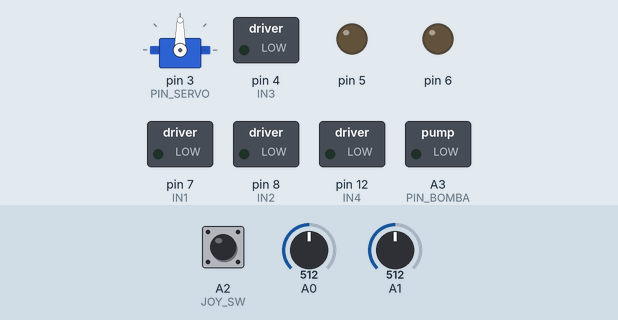
A sketch run on a simulated Arduino Uno, built with avr-gcc and run on an emulated ATmega328P. Shown: servo, switched loads named in the sketch (green lamp = pin HIGH), output pins drawn as LEDs (lit = HIGH). Dashed ring = blinking. Inputs (shaded band) come from the test bench; at power-on: A2 (JOY_SW) HIGH, A0 = 512, A1 = 512.

Above: at 1.2 s.
1.3 s: A2 (JOY_SW) pulled LOW for 0.15 s
At 1.9 s:
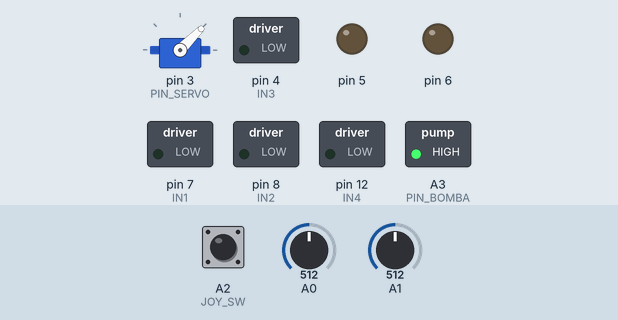
4.4 s: A0 set to 716
At 5.6 s:
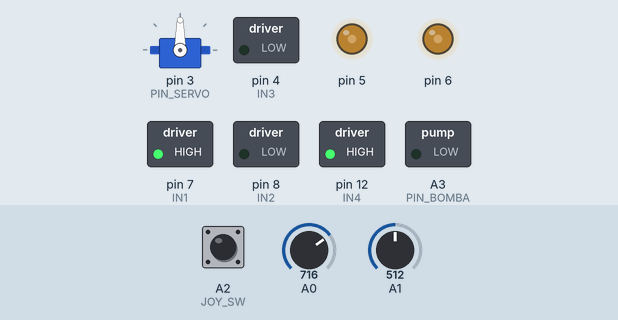
5.9 s: A1 set to 716
At 7.1 s:
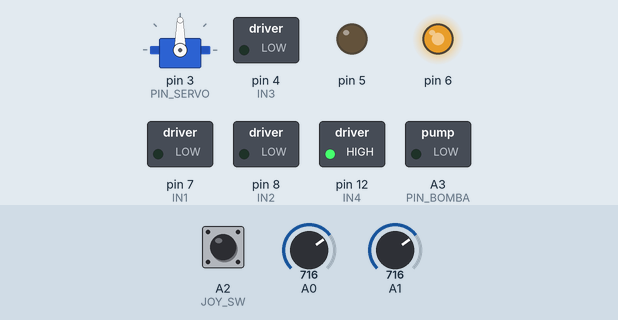
7.4 s: A0 set to 900
At 8.1 s:
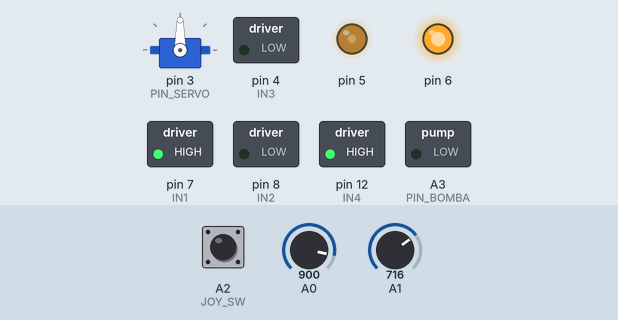
8.9 s: A1 set to 511
At 9.5 s:
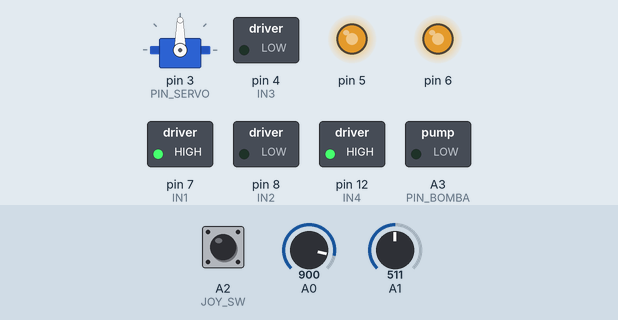
10.4 s: A1 set to 306
At 11.7 s:
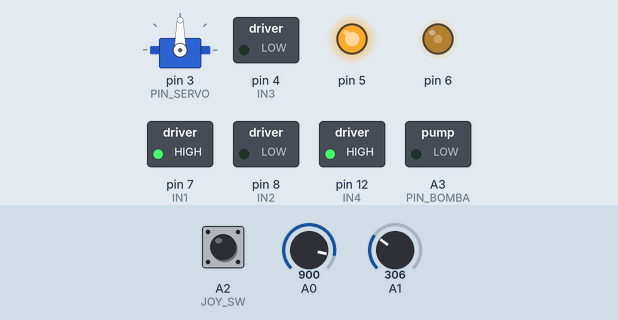
Timing chart, 0 to 12.9 s (numbered marks = the images above; inputs shaded):
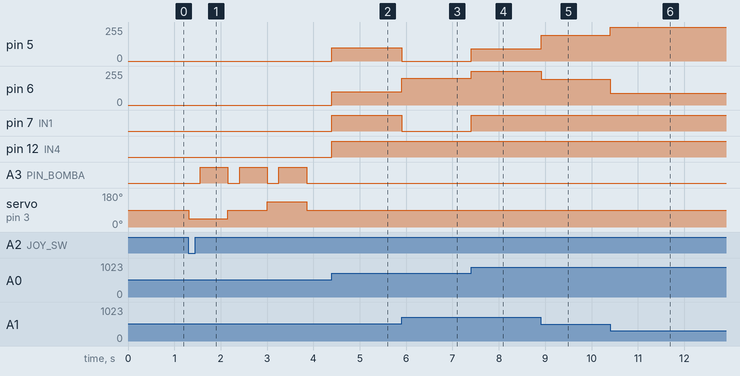

Measured:
- after the input at 1.3 s, A3 (PIN_BOMBA): alternates HIGH for 0.60 s and LOW for 0.25 s, starting after 0.26 s; servo on pin 3 (PIN_SERVO): 90° → 45° at once, → 90° 0.85 s later, → 135° 0.85 s later, → 90° 0.85 s later
- after the input at 4.4 s, pin 5, pin 6: 0/255 → 101/255 at once; pin 7 (IN1), pin 12 (IN4): LOW → HIGH at once
- after the input at 5.9 s, pin 5: 101/255 → 0/255 at once; pin 6: 101/255 → 202/255 at once; pin 7 (IN1): HIGH → LOW at once
- after the input at 7.4 s, pin 5: 0/255 → 92/255 at once; pin 6: 202/255 → 255/255 at once; pin 7 (IN1): LOW → HIGH at once
- after the input at 8.9 s, pin 5: 92/255 → 193/255 at once; pin 6: 255/255 → 193/255 at once
- after the input at 10.4 s, pin 5: 193/255 → 255/255 at once; pin 6: 193/255 → 90/255 at once

The sketch:

agroportico_uno.ino
```cpp
/*
  AgroPórtico P-01 · Firmware del Arduino Uno (control de bajo nivel)
  Universidad Manuela Beltrán · Sistemas Digitales Aplicados · 2026

  Qué hace esta tarjeta:
    - Lee el joystick y mueve el carro en modo manual.
    - Recibe órdenes del ESP32 por UART en modo automático (mover, frenar, asperjar).
    - Maneja el driver L298N (4 motores TT en dos lados), el servo de la boquilla y la bomba.
  Protocolo con el ESP32 (una línea por orden, termina en '\n'):
    MODE,M            -> modo manual (manda el joystick)
    MODE,A            -> modo automático (manda el ESP32)
    MOV,izq,der       -> velocidad de cada lado, -255 a 255 (PWM con signo)
    SPRAY,A|B|C       -> aspersión según la decisión; responde "DONE,<letra>"
    STOP              -> parada inmediata de motores y bomba
*/
#include <Servo.h>
#include <SoftwareSerial.h>

// ---------- 1. Pines ----------
const uint8_t ENA = 5, IN1 = 7, IN2 = 8;    // lado izquierdo (2 motores en paralelo)
const uint8_t ENB = 6, IN3 = 4, IN4 = 12;   // lado derecho  (2 motores en paralelo)
const uint8_t PIN_SERVO = 3;                // orientación de la boquilla
const uint8_t PIN_BOMBA = A3;               // MOSFET de la bomba
const uint8_t JOY_X = A0, JOY_Y = A1, JOY_SW = A2;
SoftwareSerial enlace(10, 11);              // RX, TX hacia el ESP32 (TX con divisor 5 V -> 3,3 V)

// ---------- 2. Parámetros ----------
const int ZONA_MUERTA = 40;                 // cuentas del ADC alrededor del centro (512)
const unsigned long T_ASPERSION_B = 1000;   // ms, boquillas por pares (opción B)
const unsigned long T_ASPERSION_C = 1800;   // ms, planta completa (opción C)
const unsigned long T_SIN_ORDEN = 500;      // ms sin órdenes en automático -> frena (seguridad)

Servo boquilla;
char modo = 'M';
unsigned long ultimaOrden = 0;
String linea;

// ---------- 3. Motores ----------
void lado(uint8_t en, uint8_t a, uint8_t b, int pwm) {
  pwm = constrain(pwm, -255, 255);
  digitalWrite(a, pwm > 0);                 // el sentido lo fija el puente H
  digitalWrite(b, pwm < 0);
  analogWrite(en, abs(pwm));                // la magnitud la fija el PWM (Vmed = δ·Vcc)
}
void mover(int izq, int der) { lado(ENA, IN1, IN2, izq); lado(ENB, IN3, IN4, der); }
void parar() { mover(0, 0); digitalWrite(PIN_BOMBA, LOW); }

// ---------- 4. Aspersión ----------
void rociar(int angulo, unsigned long ms) {
  boquilla.write(angulo);
  delay(250);                               // tiempo para que el servo llegue
  digitalWrite(PIN_BOMBA, HIGH);
  delay(ms);
  digitalWrite(PIN_BOMBA, LOW);
}
void asperjar(char d) {
  parar();                                  // nunca se asperja en movimiento
  if (d == 'B') {                           // flancos: izquierda y derecha
    rociar(45, T_ASPERSION_B / 2);
    rociar(135, T_ASPERSION_B / 2);
  } else if (d == 'C') {                    // planta completa: flancos y arriba
    rociar(45, T_ASPERSION_C / 3);
    rociar(90, T_ASPERSION_C / 3);
    rociar(135, T_ASPERSION_C / 3);
  }                                         // 'A': omitir, no abre la bomba
  boquilla.write(90);
  enlace.print("DONE,"); enlace.println(d);
}

// ---------- 5. Joystick (modo manual) ----------
int eje(uint8_t pin) {
  int v = analogRead(pin) - 512;            // ADC de 10 bits centrado en 0
  if (abs(v) < ZONA_MUERTA) return 0;
  return map(v, -512, 511, -255, 255);
}
void manual() {
  int avance = -eje(JOY_Y);                 // arriba = adelante
  int giro = eje(JOY_X);
  mover(avance + giro, avance - giro);      // mezcla diferencial (tanque)
  if (digitalRead(JOY_SW) == LOW) asperjar('C');  // botón: aspersión de prueba
}

// ---------- 6. Órdenes del ESP32 ----------
void atender(String s) {
  ultimaOrden = millis();
  if (s.startsWith("MODE,")) { modo = s.charAt(5); parar(); }
  else if (s.startsWith("MOV,")) {
    int coma = s.indexOf(',', 4);
    mover(s.substring(4, coma).toInt(), s.substring(coma + 1).toInt());
  }
  else if (s.startsWith("SPRAY,")) asperjar(s.charAt(6));
  else if (s == "STOP") parar();
}

void setup() {
  pinMode(IN1, OUTPUT); pinMode(IN2, OUTPUT); pinMode(IN3, OUTPUT); pinMode(IN4, OUTPUT);
  pinMode(PIN_BOMBA, OUTPUT); pinMode(JOY_SW, INPUT_PULLUP);
  boquilla.attach(PIN_SERVO); boquilla.write(90);
  enlace.begin(9600);
  parar();
}

void loop() {
  while (enlace.available()) {              // arma la línea carácter por carácter
    char c = enlace.read();
    if (c == '\n') { linea.trim(); atender(linea); linea = ""; }
    else linea += c;
  }
  if (modo == 'M') manual();
  else if (millis() - ultimaOrden > T_SIN_ORDEN) parar();  // perro guardián del enlace
  delay(10);
}
```
